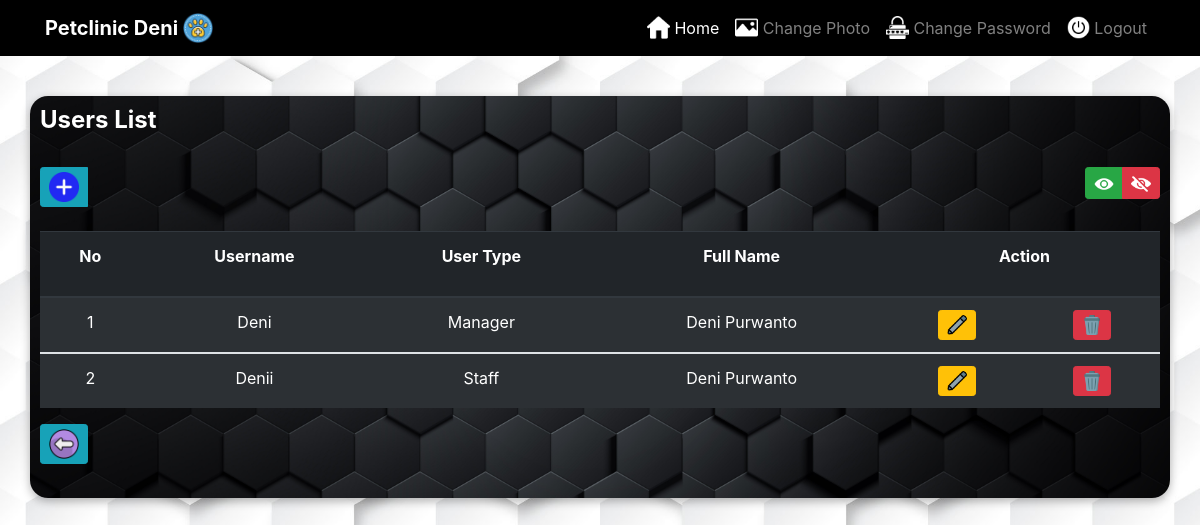
/read_user_210017.php (signed in), run on the app's committed database.
### tables this page shows
CREATE TABLE `users_210017` (
  `userid_210017` int(11) NOT NULL,
  `username_210017` varchar(100) NOT NULL,
  `password_210017` varchar(255) NOT NULL,
  `usertype_210017` varchar(10) NOT NULL,
  `fullname_210017` varchar(100) NOT NULL,
  `user_photo_210017` varchar(255) NOT NULL DEFAULT 'default.png'
);

### read_user_210017.php (the view, shortened to what this page needs)
<!DOCTYPE html>
<html lang="en">
<head>
    <link rel="stylesheet" href="css/bootstrap.min.css" />
</head>
<body id="page-top"><br>
<nav id="navbar" class="navbar navbar-expand-lg navbar-dark fixed-top" style="background-color:black;">
    <div class="container">
  <a class="navbar-brand" href="#page-top" style="font-weight:bold">Petclinic Deni&nbsp;<img id="gambar2" class="rounded float-right" src="style/cat.png"  width="30px" height="30px"></a>
  <div class="collapse navbar-collapse" id="navbarNavAltMarkup">
    <div class="navbar-nav ml-auto">
      <a class="nav-item nav-link active" href="index.php"><img id="gambar2" class="rounded float-left" src="style/home.png"  width="23px">&nbsp;Home <span class="sr-only">(current)</span></a>
      <a class="nav-item nav-link"  data-toggle="modal" data-target="#modal" href=""><img id="gambar2" class="rounded float-left" src="style/image.png"  width="23px">&nbsp;Change Photo</a>
      <a class="nav-item nav-link" data-toggle="modal" data-target="#modal2" href=""><img id="gambar2" class="rounded float-left" src="style/password.png"  width="23px">&nbsp;Change Password</a>
      <a class="nav-item nav-link" href="logout_210017.php"><img id="gambar2" class="rounded float-left" src="style/logout.png"  width="23px">&nbsp;Logout</a>
    </div>
  </div>
</div>
</nav><br><br>
          <br>
      <div id="box" class="container">
      <h4 style="color:white; font-weight:bold;">Users List</h4><br>
      <div class="btn-group" role="group" aria-label="Basic example">
    <button class="btn btn-info btn-sm"><a href=""  data-toggle="modal"
            data-target="#modal1"><img id="gambar2" class="rounded float-right" src="style/plus.png"  width="30px" height="30px"></a></button><br>
        </div><div class="btn-group rounded float-right" role="group" aria-label="Basic example">
  <button type="button" id="tombol2" class="btn btn-success btn-sm "><img id="gambar2" class="" src="style/show.png"  width="20ox" height="20px"></button>
  <button type="button" id="tombol" class="btn btn-danger btn-sm"><img id="gambar2" class="" src="style/hidden.png"  width="20ox" height="20px"></button>
</div><br><br>
      <table id="tabel" class="table table-hover table-striped table-dark">
        <thead>
        <tr>
        <th scope="col" style="text-align:center"><p>No</p></th>
            <th scope="col" style="text-align:center"><p>Username</p></th>
            <th scope="col" style="text-align:center"><p>User Type</p></th>
            <th scope="col" style="text-align:center"><p>Full Name</p></th>
            <th scope="col" style="text-align:center" colspan="3"><p >Action</p></th>
        </tr>
        <?php
        include "koneksi_210017.php";
        $query = "SELECT * FROM users_210017";
        $pets = mysqli_query($db_connection, $query);
        $i=1;
        foreach($pets as $data) :
        ?>
        </thead>
        <tbody>
        <tr>
        <td scope="row" style="text-align:center"><?php echo $i++; ?></td>
            <td scope="row" style="text-align:center"><?php echo $data['username_210017']; ?></td>
            <td scope="row" style="text-align:center"><?php echo $data['usertype_210017']; ?></td>
            <td scope="row" style="text-align:center"><?php echo $data['fullname_210017']; ?></td>
            <td scope="row" style="text-align:center"><a class="btn btn-warning btn-sm" href="" data-toggle="modal"
            data-target="#modal3<?php echo $data['userid_210017']; ?>"><img id="gambar2" class="rounded float-right" src="style/pencil.png"  width="20px" height="20px"></a></td>
        </div> <td scope="row" style="text-align:center"><a class="btn btn-danger btn-sm" href="delete_user_210017.php?id=<?php echo $data['userid_210017']?>" onclick="return confirm('Are you sure?')"><img id="gambar2" class="rounded float-right" src="style/trash.png"  width="20px" height="20px"></a></td>
            </tr>
            <tbody>
            <?php endforeach; ?>
        </table><button class="btn btn-info btn-sm"><a href="index.php"><img id="gambar2" class="rounded float-right" src="style/back.png"  width="30px" height="30px"></a></button><br><br>
<br><br>
</body>
</html>

### read_user_210017.php (style rules this page uses)
body { background-image: url('style/gambar.jpg'); background-repeat: no-repeat; background-size: cover; }
#box { width: 200%; box-shadow: 0 3px 10px rgba(0, 0, 0, 0.3); background-image: url('style/gambar2.jpg'); background-size: cover; background-repeat: no-repeat; border-radius: 18px; padding: 10px; }

### data on the page
users_210017: username_210017 "Deni", usertype_210017 "Manager", fullname_210017 "Deni Purwanto"
users_210017: username_210017 "Denii", usertype_210017 "Staff", fullname_210017 "Deni Purwanto"
